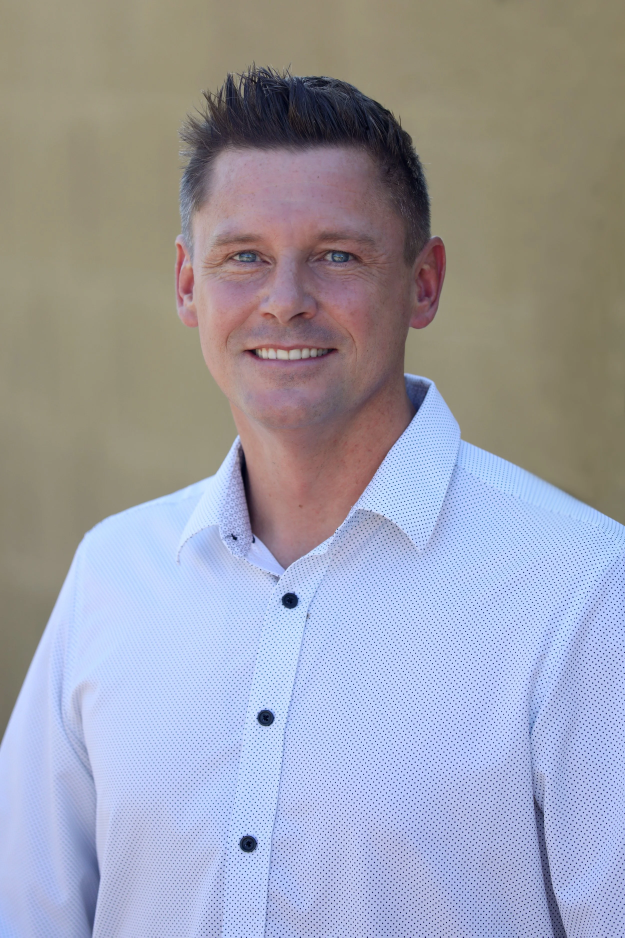
#> input picture v1/photos/facilitator-sean.jpg, 2500 x 3750 px (shown at 1/4 size); its folder holds 2 pictures in this run
$ python build_photos.py
#> lines starting #> are read from the running program, lines starting #| are printed output that depends on the picture
"""Photo build for d/. SINGLE SWAP POINT per person: d/photos/facilitator-sean.jpg and d/photos/facilitator-brandon.jpg.
Replace a source file (any size/ratio, portrait preferred), adjust CROP below if the face sits elsewhere, then run:
    python3 d/tools/build_photos.py
It writes (all referenced from index.html by these fixed names) in d/assets/img/:
    sean-duo.{avif,webp}, sean-duo-sm.{avif,webp}, sean-color.{avif,webp}   (and the same for brandon)
Treatment: 3:4 face-centred crop (headroom padded by edge replication of the backdrop only), small sources get faithful EDSR x2 super-resolution if
opencv-contrib + EDSR_x2.pb are available (else Lanczos), mild unsharp, then duotone (plum for Sean, ink for Brandon) + fine grain. Faces are only resampled, never edited.
CROP = (centre_x, centre_y_of_head_box_unused, crop_height_fraction, top_offset_fraction) in fractions of the source image."""
import os, sys, numpy as np
from PIL import Image, ImageOps, ImageFilter
R = os.path.dirname(os.path.dirname(os.path.abspath(__file__)))
SRC = R + '/photos/'; OUT = R + '/assets/img/'
MODEL = os.environ.get('EDSR_X2', '/workspace/d_work/EDSR_x2.pb')
CROP = {  # cx: face centre x (fraction of width); h: crop height (fraction of image height); top: crop top (fraction of height); pad: headroom added on top (fraction of crop h)
    'sean':    dict(cx=.475, h=.54, top=.02, pad=.08),
    'brandon': dict(cx=.465, h=.80, top=.00, pad=.12),
}
PAL = {
    'sean':    ([(0, '#1E1020'), (.38, '#5A2D52'), (.72, '#C9A5BE'), (1, '#FBF3F7')], 0.72, 1),
    'brandon': ([(0, '#161A2A'), (.40, '#47527C'), (.75, '#B8BFD4'), (1, '#F6F5F2')], 1.0, 0),
}
def hexc(h): return np.array([int(h[i:i+2], 16) for i in (1, 3, 5)], float)
def duotone(img, stops, gam, cut):
    g = np.asarray(ImageOps.autocontrast(img.convert('L'), cutoff=cut), float) / 255
    g = np.clip(g, 0, 1) ** gam
    pos = [p for p, _ in stops]; cols = [hexc(c) for _, c in stops]; out = np.zeros(g.shape + (3,))
    for ch in range(3): out[..., ch] = np.interp(g, pos, [c[ch] for c in cols])
    return Image.fromarray(out.clip(0, 255).astype('uint8'))
def vignette(im, strength):
    w, h = im.size; y, x = np.ogrid[:h, :w]
    d = np.sqrt(((x - w / 2) / (w * .42)) ** 2 + ((y - h * .40) / (h * .5)) ** 2)
    f = 1 - strength * np.clip(d - .6, 0, 1) ** 1.3
    return Image.fromarray((np.asarray(im, float) * f[..., None]).clip(0, 255).astype('uint8'))
def sr2(im):
    try:
        import cv2
        s = cv2.dnn_superres.DnnSuperResImpl_create(); s.readModel(MODEL); s.setModel('edsr', 2)
        a = cv2.cvtColor(np.asarray(im), cv2.COLOR_RGB2BGR); return Image.fromarray(cv2.cvtColor(s.upsample(a), cv2.COLOR_BGR2RGB)), 'EDSR x2'
    except Exception as e:
        return im.resize((im.width * 2, im.height * 2), Image.LANCZOS), 'Lanczos x2 (EDSR unavailable: %s)' % type(e).__name__
def prep(name):
#> called with name = 'sean'
    c = CROP[name]; im = Image.open(SRC + f'facilitator-{name}.jpg').convert('RGB'); W, H = im.size
#> in prep, im is the input picture: PIL image 2500x3750 RGB; mean R, G, B 156.2, 157, 168.6
#> after `W, H = im.size`: W = 2500; H = 3750
    ch = int(H * c['h']); cw = int(ch * 3 / 4); x0 = int(np.clip(W * c['cx'] - cw / 2, 0, W - cw)); y0 = int(H * c['top'])
#> after `ch = int(H * c['h'])`: ch = 2025
#> after `cw = int(ch * 3 / 4)`: cw = 1518
#> after `x0 = int(np.clip(W * c['cx'] - cw / 2, 0, W - cw))`: x0 = 428
#> after `y0 = int(H * c['top'])`: y0 = 75
    im = im.crop((x0, y0, x0 + cw, min(H, y0 + ch))); how = 'downsampled'
    if im.width < 700: im, how = sr2(im)
    pad = int(im.height * c['pad'])
#> pad = 162
    if pad:
        top = np.repeat(np.asarray(im)[:1], pad, axis=0); top = np.asarray(Image.fromarray(top).filter(ImageFilter.GaussianBlur(8)))
        im = Image.fromarray(np.vstack([top, np.asarray(im)]))
#> im: PIL image 1518x2187 RGB
    cw = int(im.height * 3 / 4); x0 = max(0, (im.width - cw) // 2); im = im.crop((x0, 0, x0 + min(cw, im.width), im.height))
#> after `cw = int(im.height * 3 / 4)`: cw = 1640
#> after `x0 = max(0, (im.width - cw) // 2)`: x0 = 0
    im = im.resize((541, 722), Image.LANCZOS).filter(ImageFilter.UnsharpMask(radius=1.1, percent=40, threshold=3))
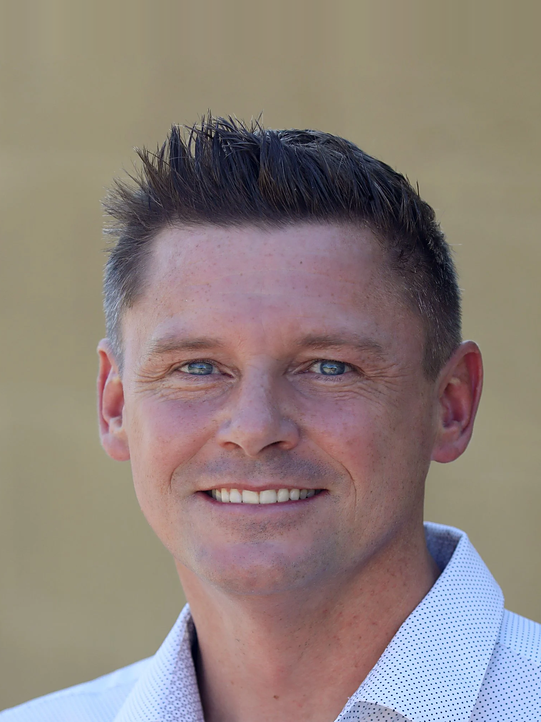
#> im: PIL image 541x722 RGB; mean R, G, B 141.8, 128.7, 123
    return im, how
def grain(im, amt, seed):
    n = np.random.default_rng(seed).normal(0, amt, im.size[::-1])[..., None]; return Image.fromarray((np.asarray(im, float) + n).clip(0, 255).astype('uint8'))
def save(im, base, size=None):
    if size: im = im.resize(size, Image.LANCZOS)
    im.save(OUT + base + '.avif', quality=50, speed=4); im.save(OUT + base + '.webp', quality=70, method=6)
    print(base, im.size, os.path.getsize(OUT + base + '.avif'), 'B avif', os.path.getsize(OUT + base + '.webp'), 'B webp')
for name in CROP:
    p, how = prep(name); print(name, 'source', Image.open(SRC + f'facilitator-{name}.jpg').size, how)
#> after `p, how = prep(name)`: how = 'downsampled'
    stops, gam, cut = PAL[name]
    d = grain(vignette(duotone(p, stops, gam, cut), .62 if name == 'sean' else .7), 4, 3)
#> in duotone, `g = np.clip(g, 0, 1) ** gam`:
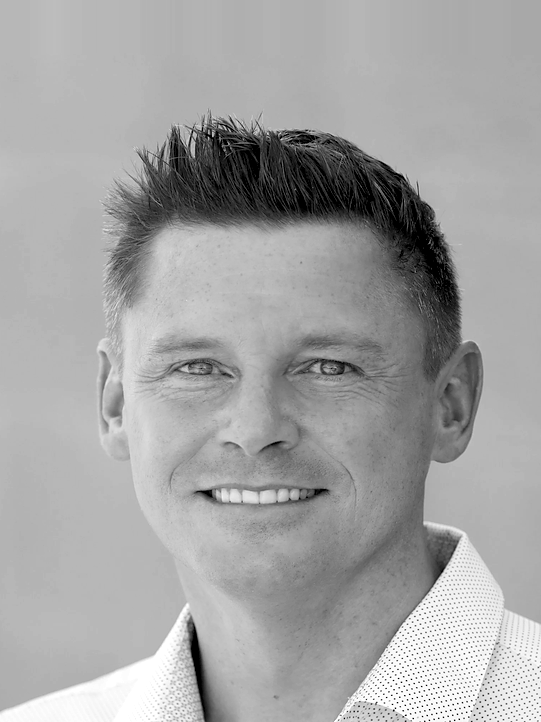
#> g: shape (722, 541) float64; min 0, max 1, mean 0.644
#> in duotone, `pos = [p for p, _ in stops]`: pos = [0, 0.38, 0.72, 1]
#> after the loop in duotone, `for ch in range(3): out[..., ch] = np.interp(g, pos, [c[ch] for c in c..`:
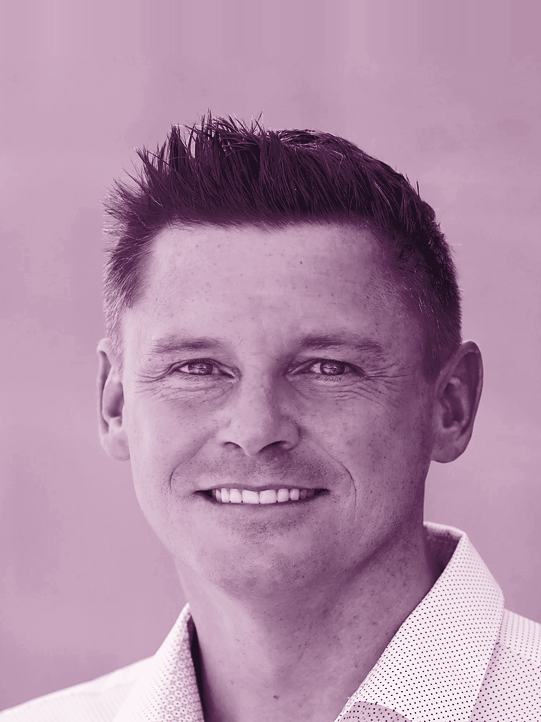
#> out: shape (722, 541, 3) float64; mean of channels 0, 1, 2 176, 141.3, 166.7; drawn as R, G, B
#> in vignette, `w, h = im.size`: w = 541; h = 722
#> in vignette, `y, x = np.ogrid[:h, :w]`: y = 722 values from 0 to 721
#> in vignette, `d = np.sqrt(((x - w / 2) / (w * .42)) ** 2 + ((y - h * .40) / (h * .5)..`:
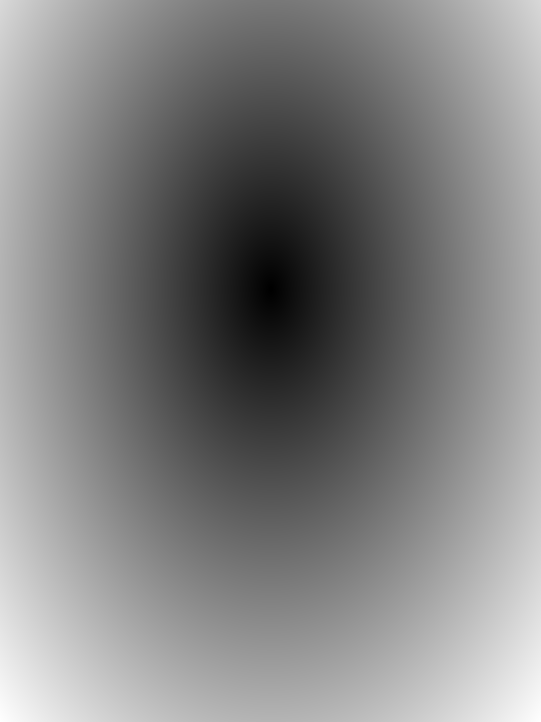
#> d: shape (722, 541) float64; min 0.00227, max 1.69, mean 0.857; drawn with min black and max white
#> in vignette, `f = 1 - strength * np.clip(d - .6, 0, 1) ** 1.3`:
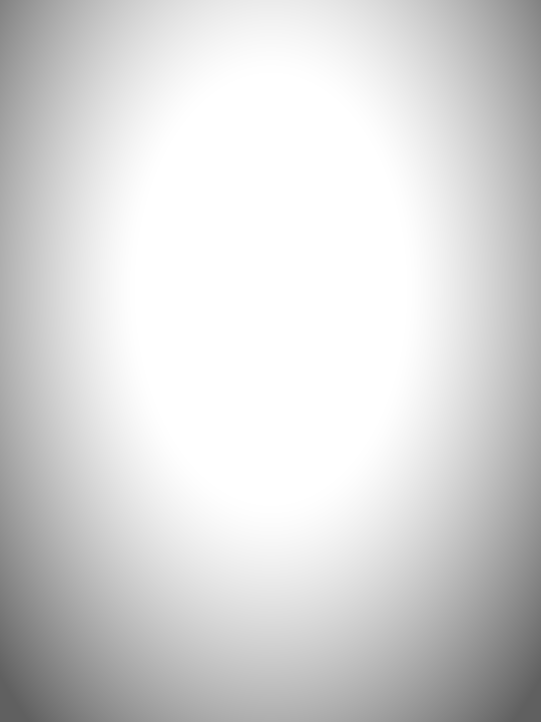
#> f: shape (722, 541) float64; min 0.38, max 1, mean 0.847
#> in vignette, `return Image.fromarray((np.asarray(im, float) * f[..., None]).clip(0, ..`:
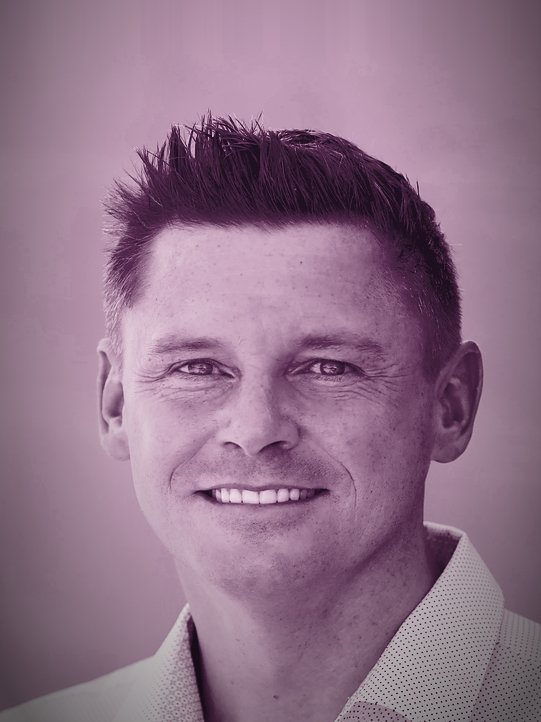
#> returned value: PIL image 541x722 RGB; mean R, G, B 145, 115.3, 137.2
#> in grain, `n = np.random.default_rng(seed).normal(0, amt, im.size[::-1])[..., Non`:
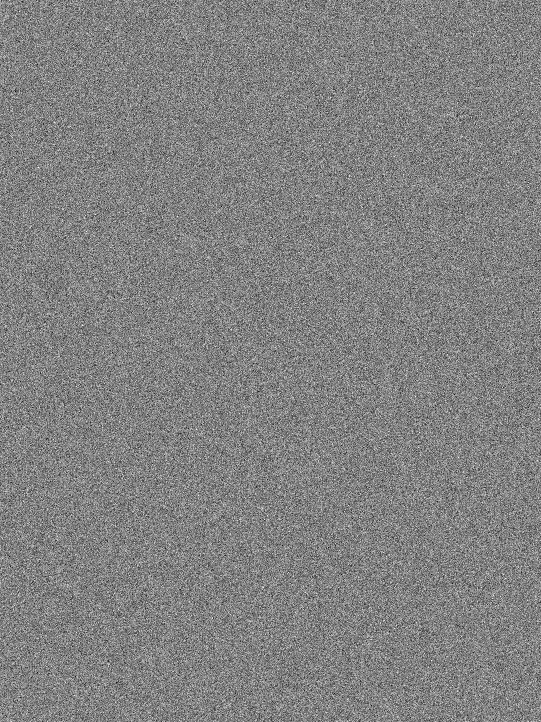
#> n: shape (722, 541, 1) float64; min -18.3, max 17.61, mean 0.00685; drawn with min black and max white
    save(d, f'{name}-duo'); save(d, f'{name}-duo-sm', (360, 480)); save(grain(p, 3, 5), f'{name}-color')
#| sean-duo (541, 722) 642848 B avif 26774 B webp
#| sean-duo-sm (360, 480) 273591 B avif 10512 B webp
#| sean-color (541, 722) 621927 B avif 24328 B webp
#> pass 2 of the loop `for name in CROP:`:
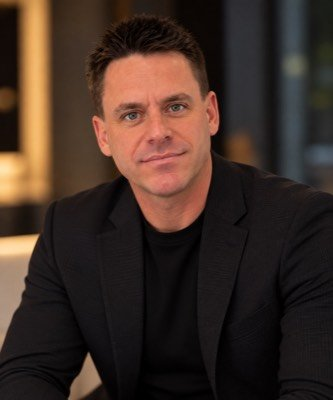
#> input picture v1/photos/facilitator-brandon.jpg, 333 x 400 px
#> in prep, im is the input picture: PIL image 333x400 RGB; mean R, G, B 63.2, 46.2, 37.9
#> in prep (call 2), `if im.width < 700: im, how = sr2(im)`: how = 'Lanczos x2 (EDSR unavailable: error)'
#> top: shape (76, 480, 3)
#> in duotone (call 2), `g = np.asarray(ImageOps.autocontrast(img.convert('L'), cutoff=cut), fl..`:
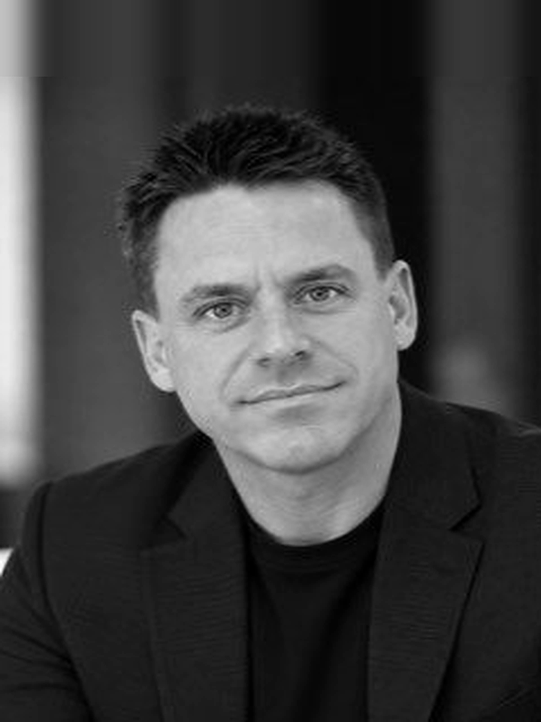
#> g: shape (722, 541) float64; min 0, max 0.996, mean 0.257
#> pos = [0, 0.4, 0.75, 1]
#> in vignette (call 2), `return Image.fromarray((np.asarray(im, float) * f[..., None]).clip(0, ..`:
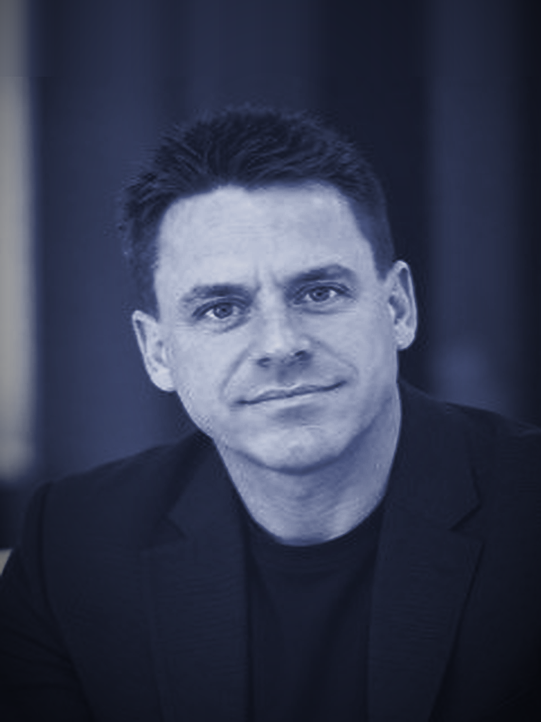
#> returned value: PIL image 541x722 RGB; mean R, G, B 54.8, 60.6, 82.1
#| brandon-duo (541, 722) 548627 B avif 12028 B webp
#| brandon-duo-sm (360, 480) 234938 B avif 4664 B webp
#| brandon-color (541, 722) 498082 B avif 10192 B webp
